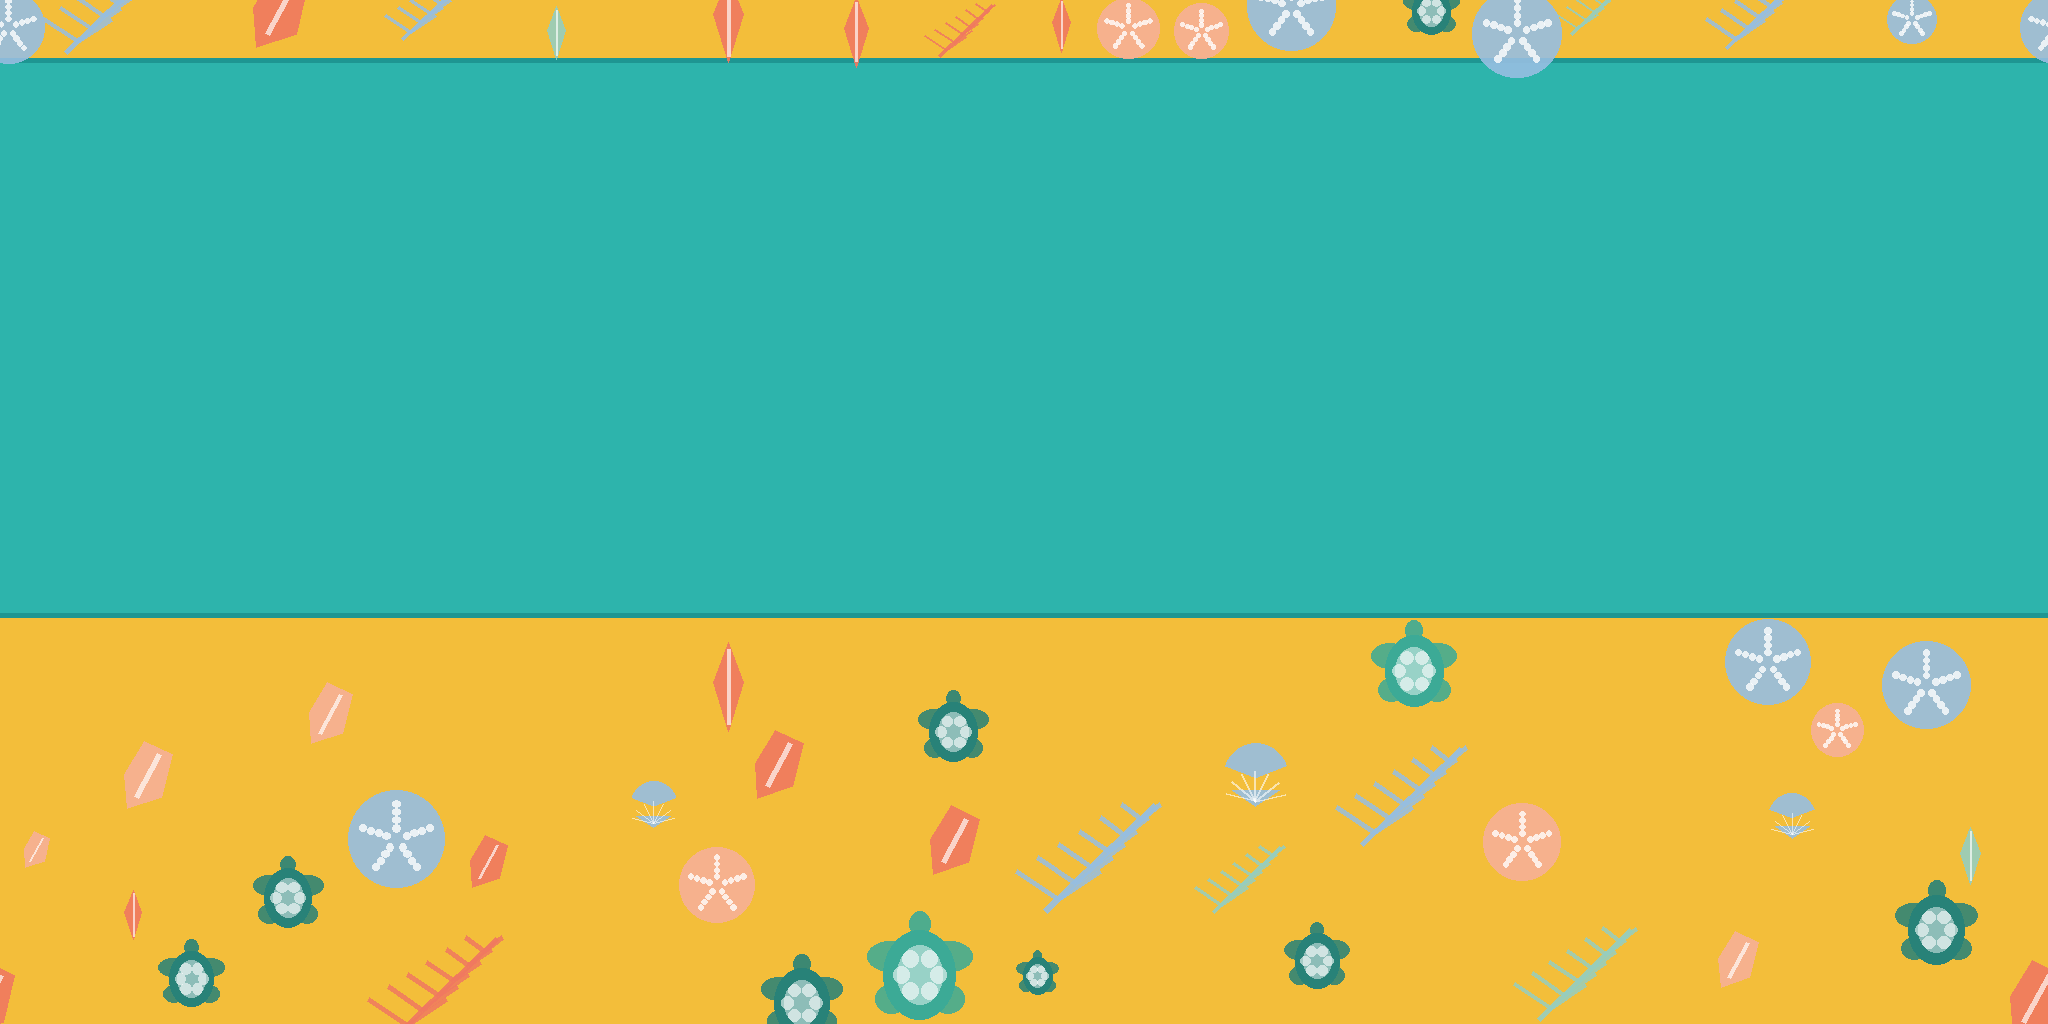

Source code (Python):
# The printed cotton of the tube: a flat yellow ground, a teal band where the inner wall and the
# underside are, and the motifs scattered over the yellow. Drawn rather than photographed so the
# UV layout and the artwork are decided in the same place -- V is the way round the cross-section,
# so "teal below this line" is one comparison and cannot drift from the geometry.
from PIL import Image, ImageDraw
import math, random, sys
W,H=2048,1024
YEL=(243,190,58); TEAL=(45,180,172); TEAL_D=(30,150,146)
# v runs 0 at the outer equator, 0.25 over the top, 0.5 into the hole, 0.75 under, 1 back round
V_TEAL0, V_TEAL1 = 0.40, 0.94
im=Image.new("RGB",(W,H),YEL); d=ImageDraw.Draw(im,"RGBA")
# ---- V is measured from the BOTTOM of the image ----
# PIL writes row 0 at the top and GL samples V=0 at the bottom, so a band drawn at rows
# [0.40H, 0.94H] is V [0.06, 0.60] -- outer, over the top, into the hole. Which is exactly what
# came out: a teal tube with a yellow underside, the whole thing inside out.
def Y(v): return int((1.0-v)*H)
y1,y0=Y(V_TEAL0),Y(V_TEAL1)
d.rectangle([0,y0,W,y1],fill=TEAL)
# the moulded seam where the two colours meet, which on the real thing is a raised welt
d.rectangle([0,y0-3,W,y0+1],fill=TEAL_D); d.rectangle([0,y1-1,W,y1+3],fill=TEAL_D)
print('teal rows',y0,y1)

CORAL=(240,120,96); BLUSH=(246,176,150); SKY=(150,190,225); SAGE=(150,205,190)
SEA=(60,170,150); DEEP=(40,130,120); SAND=(250,225,190)

def sand_dollar(cx,cy,r,col):
    d.ellipse([cx-r,cy-r,cx+r,cy+r],fill=col+(230,))
    for k in range(5):
        a=k*2*math.pi/5-math.pi/2
        for t in range(4):
            rr=r*(0.22+t*0.17)
            px,py=cx+math.cos(a)*rr, cy+math.sin(a)*rr
            s=r*0.075
            d.ellipse([px-s,py-s,px+s,py+s],fill=(255,255,255,200))
def scallop(cx,cy,r,col):
    d.pieslice([cx-r,cy-r*1.15,cx+r,cy+r*0.95],200,340,fill=col+(230,))
    d.polygon([(cx-r*0.72,cy+r*0.30),(cx+r*0.72,cy+r*0.30),(cx,cy+r*0.78)],fill=col+(230,))
    for k in range(7):
        a=math.pi+ (k+0.5)*math.pi/7
        d.line([cx,cy+r*0.62,cx+math.cos(a)*r*0.92,cy+r*0.62+math.sin(a)*r*0.92],
               fill=(255,255,255,150),width=max(1,int(r*0.08)))
def conch(cx,cy,r,col):
    d.polygon([(cx-r*0.55,cy+r*0.85),(cx+r*0.35,cy+r*0.55),(cx+r*0.62,cy-r*0.55),
               (cx-r*0.10,cy-r*0.90),(cx-r*0.62,cy-r*0.05)],fill=col+(230,))
    d.line([cx-r*0.30,cy+r*0.55,cx+r*0.30,cy-r*0.55],fill=(255,255,255,170),
           width=max(1,int(r*0.13)))
def turtle(cx,cy,r,col):
    for sx in (-1,1):
        d.ellipse([cx+sx*r*0.55-r*0.42,cy-r*0.62,cx+sx*r*0.55+r*0.42,cy-r*0.06],fill=col+(220,))
        d.ellipse([cx+sx*r*0.52-r*0.30,cy+r*0.18,cx+sx*r*0.52+r*0.30,cy+r*0.70],fill=col+(220,))
    d.ellipse([cx-r*0.20,cy-r*1.16,cx+r*0.20,cy-r*0.70],fill=col+(230,))
    d.ellipse([cx-r*0.66,cy-r*0.82,cx+r*0.66,cy+r*0.82],fill=col+(255,))
    d.ellipse([cx-r*0.42,cy-r*0.54,cx+r*0.42,cy+r*0.54],fill=(255,255,255,120))
    for k in range(6):
        a=k*math.pi/3
        px,py=cx+math.cos(a)*r*0.34, cy+math.sin(a)*r*0.34
        s=r*0.15
        d.ellipse([px-s,py-s,px+s,py+s],fill=(255,255,255,150))
def frond(cx,cy,r,col,flip=1):
    d.line([cx-r*0.9*flip,cy+r*0.8,cx+r*0.7*flip,cy-r*0.75],fill=col+(230,),
           width=max(1,int(r*0.11)))
    for k in range(6):
        t=0.12+k*0.15
        bx,by=cx-r*0.9*flip+(r*1.6*flip)*t, cy+r*0.8-(r*1.55)*t
        L=r*(0.85-0.09*k)
        for s in (-1,1):
            d.line([bx,by,bx+s*L*0.72*flip,by-L*0.42-abs(s)*r*0.05],
                   fill=col+(215,),width=max(1,int(r*0.085)))
def board(cx,cy,r,col):
    d.polygon([(cx,cy-r),(cx+r*0.34,cy-r*0.10),(cx,cy+r),(cx-r*0.34,cy-r*0.10)],fill=col+(230,))
    d.line([cx,cy-r*0.85,cx,cy+r*0.85],fill=(255,255,255,170),width=max(1,int(r*0.10)))

MOTIF=[(sand_dollar,SKY,34),(sand_dollar,BLUSH,30),(scallop,BLUSH,34),(scallop,SKY,30),
       (conch,CORAL,32),(conch,BLUSH,28),(turtle,SEA,40),(turtle,DEEP,30),
       (frond,SKY,52),(frond,CORAL,46),(frond,SAGE,44),(board,CORAL,34),(board,SAGE,30)]
random.seed(7)
# only on the yellow, and clear of the seams -- a motif half under the welt reads as a smudge
bands=[(0.965,0.995),(0.02,0.36)]
placed=[]
for i in range(150):
    fn,col,rr=MOTIF[random.randrange(len(MOTIF))]
    r=rr*(0.72+random.random()*0.7)
    b=bands[random.randrange(len(bands))]
    v=b[0]+random.random()*(b[1]-b[0])
    cx=random.random()*W; cy=Y(v)
    if any((min(abs(cx-px),W-abs(cx-px)))**2+(cy-py)**2 < (r+pr)**2*1.15 for px,py,pr in placed):
        continue
    placed.append((cx,cy,r))
    fn(cx,cy,r,col)
    if cx<r*2: fn(cx+W,cy,r,col)          # wrap, so the print is continuous round the tube
    if cx>W-r*2: fn(cx-W,cy,r,col)
print("motifs",len(placed))
im.save(sys.argv[1] if len(sys.argv)>1 else "tube_tex.png")
